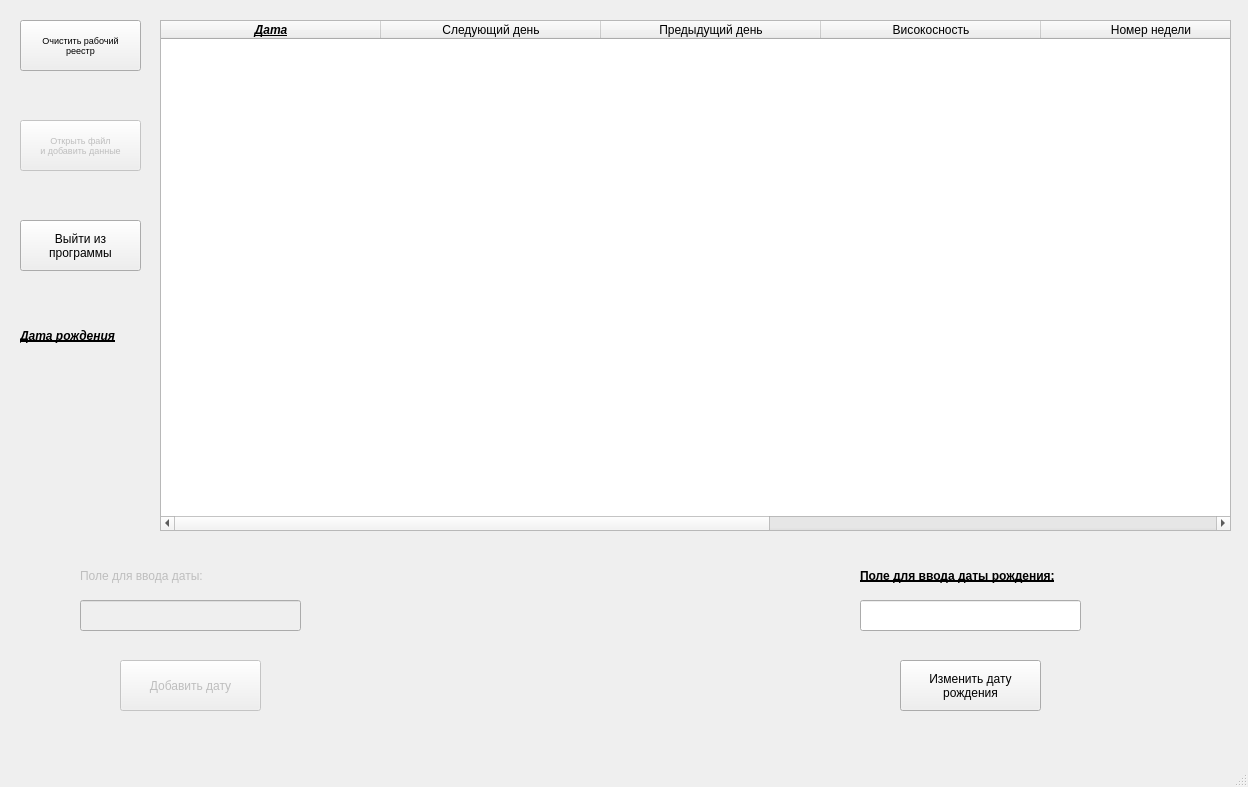
<?xml version="1.0" encoding="UTF-8"?>
<ui version="4.0">
 <class>MainWindow</class>
 <widget class="QMainWindow" name="MainWindow">
  <property name="geometry">
   <rect>
    <x>0</x>
    <y>0</y>
    <width>1248</width>
    <height>787</height>
   </rect>
  </property>
  <property name="windowTitle">
   <string>MainWindow</string>
  </property>
  <widget class="QWidget" name="centralwidget">
   <widget class="QPushButton" name="pushButton">
    <property name="enabled">
     <bool>false</bool>
    </property>
    <property name="geometry">
     <rect>
      <x>20</x>
      <y>120</y>
      <width>121</width>
      <height>51</height>
     </rect>
    </property>
    <property name="font">
     <font>
      <pointsize>7</pointsize>
     </font>
    </property>
    <property name="text">
     <string>Открыть файл
и добавить данные</string>
    </property>
   </widget>
   <widget class="QPushButton" name="pushButton_2">
    <property name="geometry">
     <rect>
      <x>20</x>
      <y>20</y>
      <width>121</width>
      <height>51</height>
     </rect>
    </property>
    <property name="font">
     <font>
      <pointsize>7</pointsize>
     </font>
    </property>
    <property name="text">
     <string>Очистить рабочий 
реестр</string>
    </property>
   </widget>
   <widget class="QPushButton" name="pushButton_3">
    <property name="geometry">
     <rect>
      <x>20</x>
      <y>220</y>
      <width>121</width>
      <height>51</height>
     </rect>
    </property>
    <property name="styleSheet">
     <string notr="true">pushButton_3 {
background:red;
};</string>
    </property>
    <property name="text">
     <string>Выйти из 
программы</string>
    </property>
   </widget>
   <widget class="QTableWidget" name="tableWidget">
    <property name="geometry">
     <rect>
      <x>160</x>
      <y>20</y>
      <width>1071</width>
      <height>511</height>
     </rect>
    </property>
    <property name="editTriggers">
     <set>QAbstractItemView::NoEditTriggers</set>
    </property>
    <attribute name="horizontalHeaderDefaultSectionSize">
     <number>220</number>
    </attribute>
    <attribute name="verticalHeaderMinimumSectionSize">
     <number>26</number>
    </attribute>
    <column>
     <property name="text">
      <string>Дата</string>
     </property>
     <property name="font">
      <font>
       <italic>true</italic>
       <bold>true</bold>
       <underline>true</underline>
      </font>
     </property>
    </column>
    <column>
     <property name="text">
      <string>Следующий день</string>
     </property>
    </column>
    <column>
     <property name="text">
      <string>Предыдущий день</string>
     </property>
    </column>
    <column>
     <property name="text">
      <string>Високосность</string>
     </property>
    </column>
    <column>
     <property name="text">
      <string>Номер недели</string>
     </property>
    </column>
    <column>
     <property name="text">
      <string>Дней до дня рождения</string>
     </property>
    </column>
    <column>
     <property name="text">
      <string>Дней до(после) текущей даты</string>
     </property>
    </column>
   </widget>
   <widget class="QPushButton" name="pushButton_4">
    <property name="enabled">
     <bool>false</bool>
    </property>
    <property name="geometry">
     <rect>
      <x>120</x>
      <y>660</y>
      <width>141</width>
      <height>51</height>
     </rect>
    </property>
    <property name="text">
     <string>Добавить дату</string>
    </property>
   </widget>
   <widget class="QLineEdit" name="lineEdit">
    <property name="enabled">
     <bool>false</bool>
    </property>
    <property name="geometry">
     <rect>
      <x>80</x>
      <y>600</y>
      <width>221</width>
      <height>31</height>
     </rect>
    </property>
   </widget>
   <widget class="QLabel" name="label">
    <property name="enabled">
     <bool>false</bool>
    </property>
    <property name="geometry">
     <rect>
      <x>80</x>
      <y>560</y>
      <width>221</width>
      <height>31</height>
     </rect>
    </property>
    <property name="text">
     <string>Поле для ввода даты:</string>
    </property>
   </widget>
   <widget class="QLineEdit" name="lineEdit_2">
    <property name="geometry">
     <rect>
      <x>860</x>
      <y>600</y>
      <width>221</width>
      <height>31</height>
     </rect>
    </property>
   </widget>
   <widget class="QLabel" name="label_2">
    <property name="geometry">
     <rect>
      <x>860</x>
      <y>560</y>
      <width>241</width>
      <height>31</height>
     </rect>
    </property>
    <property name="font">
     <font>
      <bold>true</bold>
      <underline>true</underline>
     </font>
    </property>
    <property name="text">
     <string>Поле для ввода даты рождения:</string>
    </property>
   </widget>
   <widget class="QPushButton" name="pushButton_5">
    <property name="geometry">
     <rect>
      <x>900</x>
      <y>660</y>
      <width>141</width>
      <height>51</height>
     </rect>
    </property>
    <property name="text">
     <string>Изменить дату
рождения</string>
    </property>
   </widget>
   <widget class="QLabel" name="label_3">
    <property name="geometry">
     <rect>
      <x>20</x>
      <y>320</y>
      <width>121</width>
      <height>31</height>
     </rect>
    </property>
    <property name="font">
     <font>
      <italic>true</italic>
      <bold>true</bold>
      <underline>true</underline>
     </font>
    </property>
    <property name="text">
     <string>Дата рождения</string>
    </property>
   </widget>
   <widget class="QLabel" name="label_4">
    <property name="geometry">
     <rect>
      <x>20</x>
      <y>370</y>
      <width>121</width>
      <height>31</height>
     </rect>
    </property>
    <property name="font">
     <font>
      <italic>true</italic>
      <bold>true</bold>
      <underline>true</underline>
     </font>
    </property>
    <property name="text">
     <string/>
    </property>
   </widget>
  </widget>
  <widget class="QMenuBar" name="menubar">
   <property name="geometry">
    <rect>
     <x>0</x>
     <y>0</y>
     <width>1248</width>
     <height>25</height>
    </rect>
   </property>
  </widget>
  <widget class="QStatusBar" name="statusbar"/>
 </widget>
 <resources/>
 <connections/>
</ui>
